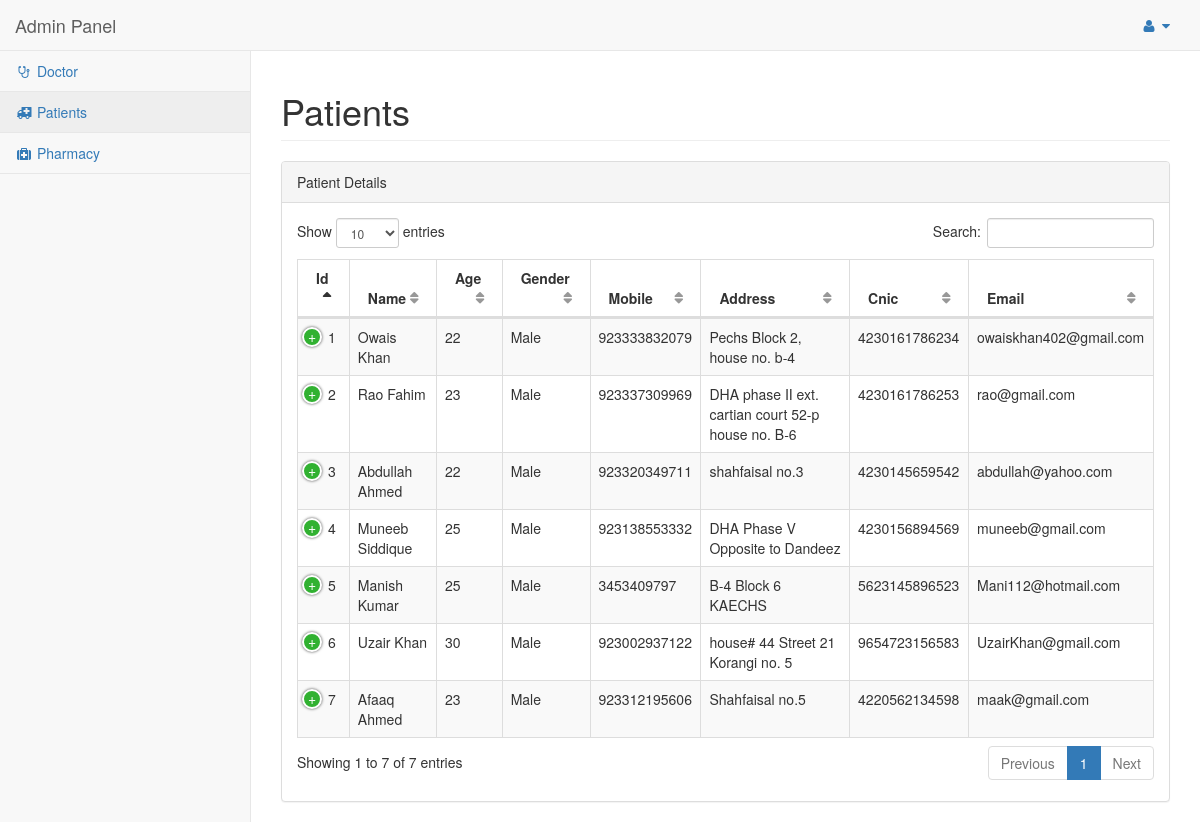
Screenshot of /adminpanel/page/patient.php (signed in) with the database file from the repository.
### tables this page shows
CREATE TABLE IF NOT EXISTS `patient` (
  `PatientId` int(6) NOT NULL,
  `Name` varchar(50) NOT NULL,
  `Age` int(6) DEFAULT NULL,
  `Gender` varchar(50) DEFAULT NULL,
  `Mobile` bigint(11) NOT NULL,
  `Address` varchar(100) NOT NULL,
  `Cnic` bigint(13) NOT NULL,
  `Email` varchar(50) NOT NULL,
  `Delivery` varchar(200) DEFAULT NULL,
  `Password` varchar(50) NOT NULL,
  `Status` varchar(20) NOT NULL,
  `DeleteStatus` int(11) NOT NULL
);

### adminpanel/page/patient.php (the view, shortened to what this page needs)
<!DOCTYPE html>
<?php
include('config.php');
?>
<html lang="en">
<head>
    <link href="../vendor/bootstrap/css/bootstrap.min.css" rel="stylesheet">
    <link href="../vendor/metisMenu/metisMenu.min.css" rel="stylesheet">
    <link href="../vendor/datatables-plugins/dataTables.bootstrap.css" rel="stylesheet">
    <link href="../vendor/datatables-responsive/dataTables.responsive.css" rel="stylesheet">
    <link href="../dist/css/sb-admin-2.css" rel="stylesheet">
    <link href="../vendor/font-awesome/css/font-awesome.min.css" rel="stylesheet" type="text/css">
</head>
<body>
    <div id="wrapper">
        <nav class="navbar navbar-default navbar-static-top" role="navigation" style="margin-bottom: 0">
            <div class="navbar-header">
                <a class="navbar-brand" href="adminPanel.php">Admin Panel</a>
            </div>
            <ul class="nav navbar-top-links navbar-right">
                <li class="dropdown">
                    <a class="dropdown-toggle" data-toggle="dropdown" href="#">
                        <i class="fa fa-user fa-fw"></i> <i class="fa fa-caret-down"></i>
                    </a>
                </li>
            </ul>
            <div class="navbar-default sidebar" role="navigation">
                <div class="sidebar-nav navbar-collapse">
                    <ul class="nav" id="side-menu">
                        <li>
                            <a href="doctor.php"><i class="fa fa-stethoscope fa-fw"></i> Doctor</a>
                        </li>
                        <li>
                            <a href="patient.php"><i class="fa fa-ambulance fa-fw"></i> Patients</a>
                        </li>
                        <li>
                            <a href="pharmacy.php"><i class="fa fa-medkit fa-fw"></i> Pharmacy</a>
                        </li>
                    </ul>
                </div>
            </div>
        </nav>
        <div id="page-wrapper">
            <div class="row">
                <div class="col-lg-12">
                    <h1 class="page-header">Patients</h1>
                </div>
            </div>
            <div class="row">
                <div class="col-lg-12">
                    <div class="panel panel-default">
                        <div class="panel-heading">
                            Patient Details
                        </div>
                        <div class="panel-body">
                            <table width="100%" class="table table-striped table-bordered table-hover" id="dataTables-example">
                                <thead>
                                    <tr>
                                        <th>Id</th>
                                        <th>Name</th>
                                        <th>Age</th>
                                        <th>Gender</th>
										<th>Mobile</th>
										<th>Address</th>
                                        <th>Cnic</th>
                                        <th>Email</th>
                                    </tr>
                                </thead>
                                <tbody>
								<?php
								$retval = mysqli_query($conn, "Select * from patient where DeleteStatus=0") or die(mysqli_error());
								while($row2 = mysqli_fetch_assoc($retval)) {
									$pId = $row2['PatientId'];
									?>
                                    <tr class="odd gradeX">
                                        <td><?php echo $pId;?></td>
                                        <td><?php echo $row2['Name'];?></td>
                                        <td><?php echo $row2['Age'];?></td>
										<td><?php echo $row2['Gender'];?></td>
										<td><?php echo $row2['Mobile'];?></td>
										<td><?php echo $row2['Address'];?></td>
										<td><?php echo $row2['Cnic'];?></td>
                                        <td><?php echo $row2['Email'];?></td>
                                    </tr>
                                <?php }?>
                                </tbody>
                            </table>
                        </div>
                    </div>
                </div>
            </div>
            </div>
            </div>
</body>
</html>

### rows the page displays
patient: PatientId "1", Name "Owais Khan", Age "22", Gender "Male", Mobile "923333832079", Address "Pechs Block 2, house no. b-4", Cnic "4230161786234", Email "owaiskhan402@gmail.com"
patient: PatientId "2", Name "Rao Fahim", Age "23", Gender "Male", Mobile "923337309969", Address "DHA phase II ext. cartian court 52-p house no. B-6", Cnic "4230161786253", Email "rao@gmail.com"
patient: PatientId "3", Name "Abdullah Ahmed", Age "22", Gender "Male", Mobile "923320349711", Address "shahfaisal no.3", Cnic "4230145659542", Email "abdullah@yahoo.com"
patient: PatientId "4", Name "Muneeb Siddique", Age "25", Gender "Male", Mobile "923138553332", Address "DHA Phase V Opposite to Dandeez", Cnic "4230156894569", Email "muneeb@gmail.com"
patient: PatientId "5", Name "Manish Kumar", Age "25", Gender "Male", Mobile "3453409797", Address "B-4 Block 6 KAECHS", Cnic "5623145896523", Email "Mani112@hotmail.com"
patient: PatientId "6", Name "Uzair Khan", Age "30", Gender "Male", Mobile "923002937122", Address "house# 44 Street 21 Korangi no. 5", Cnic "9654723156583", Email "UzairKhan@gmail.com"
patient: PatientId "7", Name "Afaaq Ahmed", Age "23", Gender "Male", Mobile "923312195606", Address "Shahfaisal no.5", Cnic "4220562134598", Email "maak@gmail.com"
